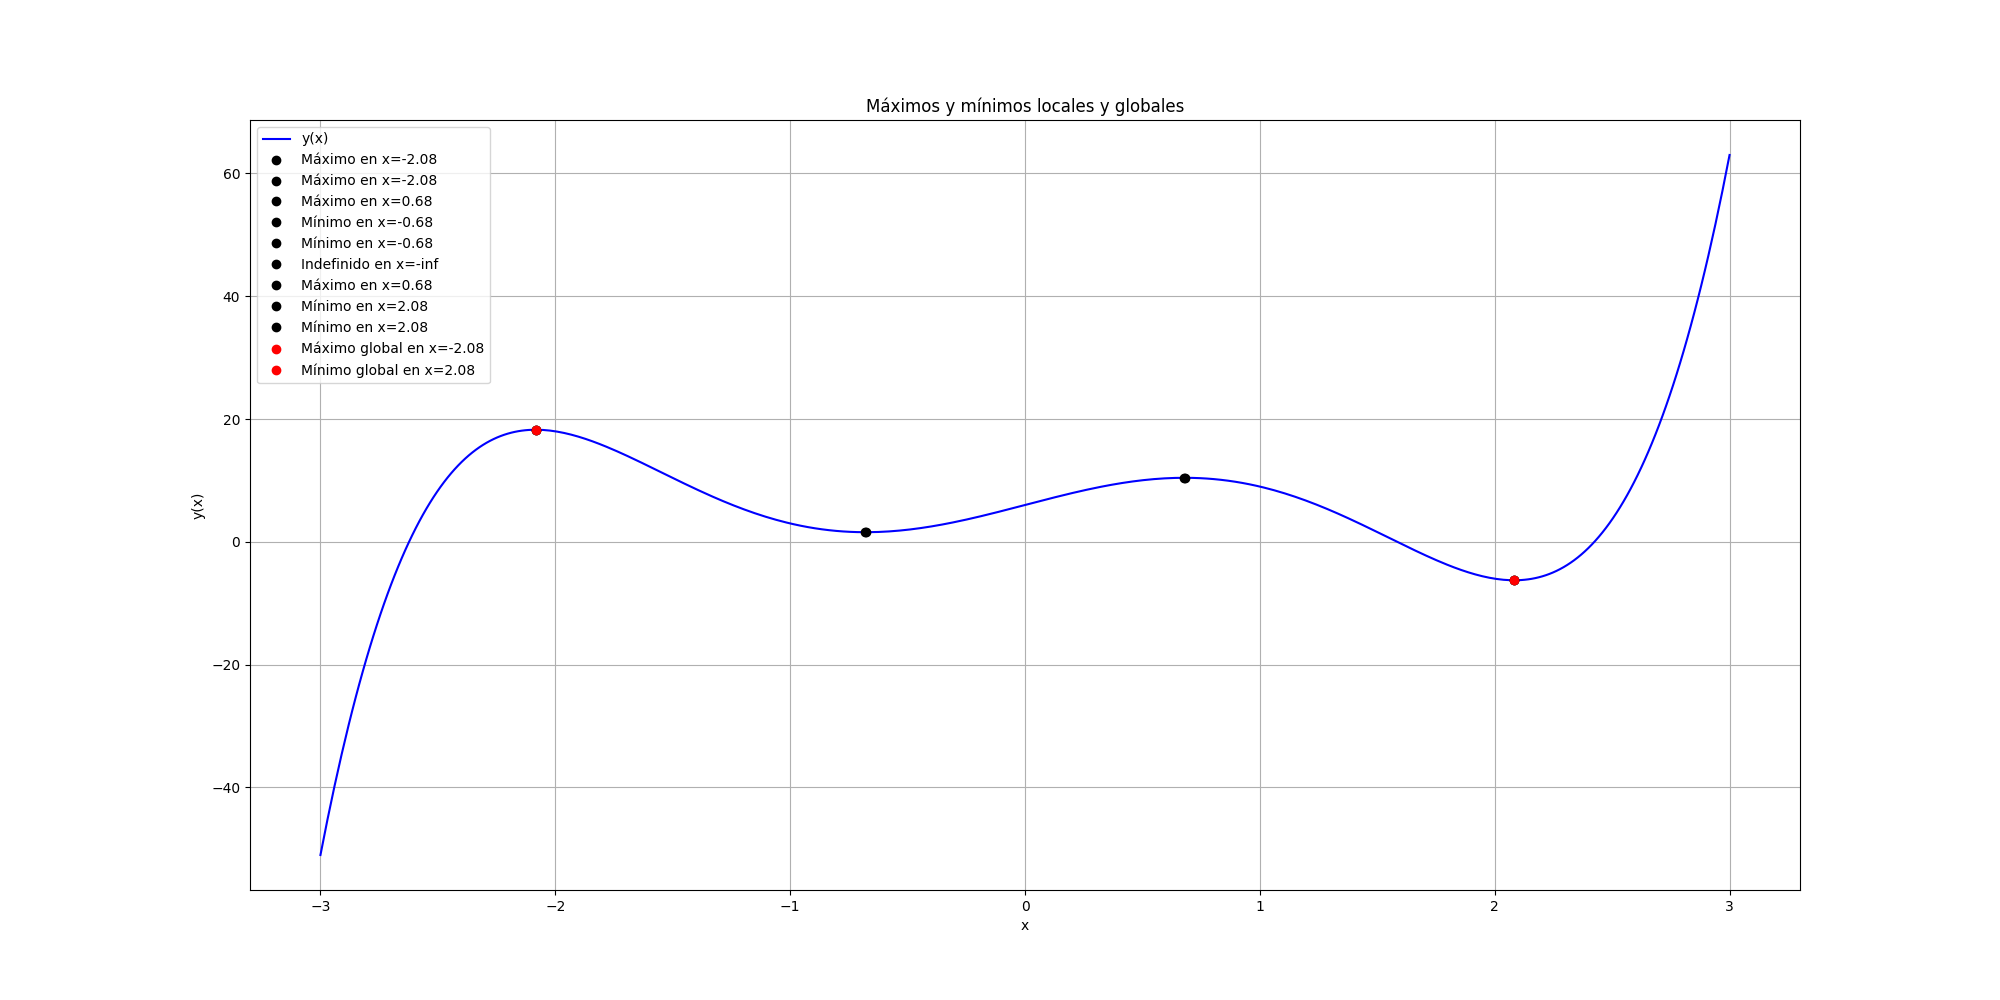

This chart was generated by the following Python code:
import numpy as np
import matplotlib.pyplot as plt
from scipy.misc import derivative

def y(x):
    return x**5 - 8*x**3 + 10*x + 6

def grad_y(x):
    return derivative(y, x, dx=1e-6)

def hessian_y(x):
    return derivative(grad_y, x, dx=1e-6)

def newton_raphson(grad_y, hessian_y, x0, alpha=0.6, tolerance=0.001):
    x = x0
    iteration = 0
    while abs(grad_y(x)) > tolerance:
        x_next = x - alpha * grad_y(x) / hessian_y(x)
        if abs(x_next - x) < tolerance:
            break
        x = x_next
        iteration += 1
    return x

def encontrar_puntos_criticos(grad_y, hessian_y, intervalo, paso=0.5, alpha=0.6, tolerance=0.001):
    puntos_criticos = []
    for x0 in np.arange(intervalo[0], intervalo[1], paso):
        punto_critico = newton_raphson(grad_y, hessian_y, x0, alpha, tolerance)
        if not any(np.isclose(punto_critico, p[0], atol=1e-3) for p in puntos_criticos):  # Evitar duplicados
            tipo = "Máximo" if hessian_y(punto_critico) < 0 else "Mínimo" if hessian_y(punto_critico) > 0 else "Indefinido"
            puntos_criticos.append((punto_critico, y(punto_critico), tipo))
    return puntos_criticos


def encontrar_extremos_globales(puntos_criticos):
    max_global = max(puntos_criticos, key=lambda p: p[1])
    min_global = min(puntos_criticos, key=lambda p: p[1])
    return max_global, min_global


intervalo = (-3, 3)

puntos_criticos = encontrar_puntos_criticos(grad_y, hessian_y, intervalo)
max_global, min_global = encontrar_extremos_globales(puntos_criticos)

# Mostramos los puntos críticos
print("Puntos críticos encontrados:")
for punto in puntos_criticos:
    print(f"x = {punto[0]:.4f}, y = {punto[1]:.4f}, Tipo: {punto[2]}")

print(f"\nMáximo global: x = {max_global[0]:.4f}, y = {max_global[1]:.4f}")
print(f"Mínimo global: x = {min_global[0]:.4f}, y = {min_global[1]:.4f}")

# Graficamos la función y los puntos críticos
x_vals = np.linspace(intervalo[0], intervalo[1], 400)
y_vals = y(x_vals)

plt.figure(figsize=(20, 10))
plt.plot(x_vals, y_vals, label="y(x)", color='blue')

for punto in puntos_criticos:
    plt.plot(punto[0], punto[1], 'ko', label=f"{punto[2]} en x={punto[0]:.2f}")

plt.plot(max_global[0], max_global[1], 'ro', label=f"Máximo global en x={max_global[0]:.2f}")
plt.plot(min_global[0], min_global[1], 'ro', label=f"Mínimo global en x={min_global[0]:.2f}")

plt.legend()
plt.title("Máximos y mínimos locales y globales")
plt.xlabel("x")
plt.ylabel("y(x)")
plt.grid(True)
plt.savefig('punto2.png')
